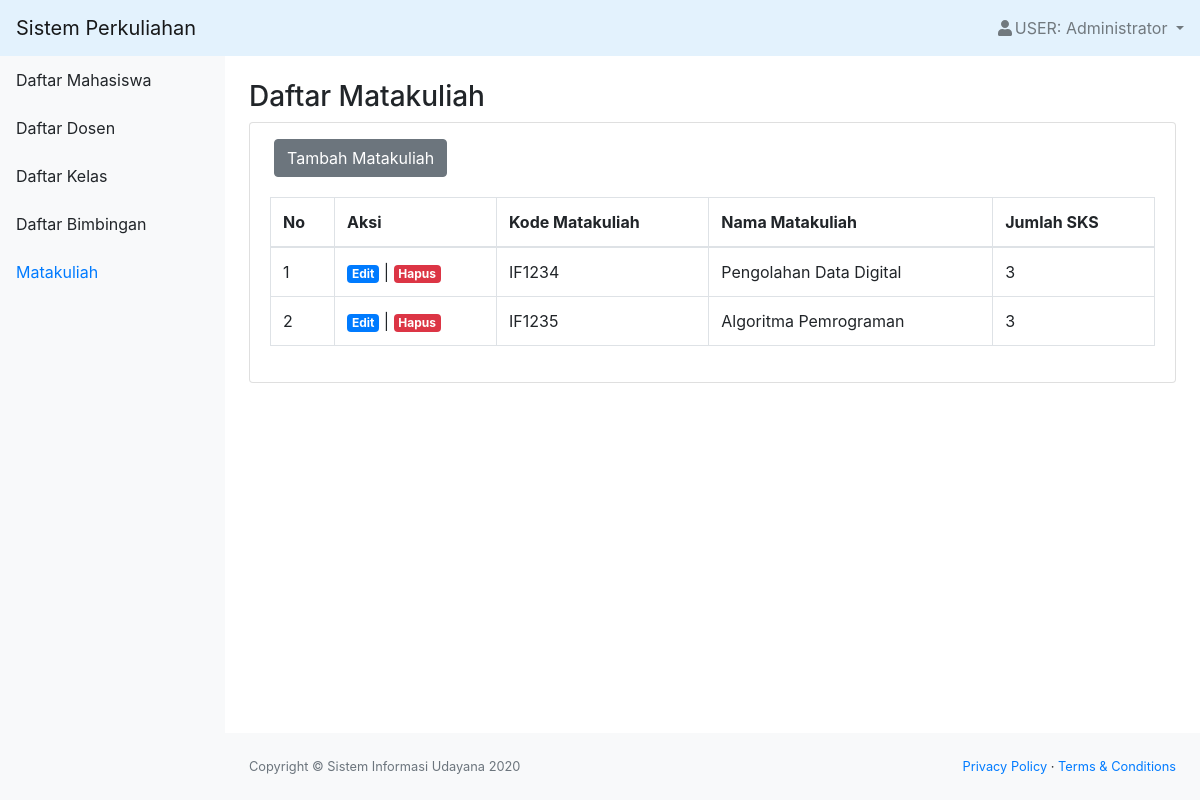
Page /matakuliah.php (signed in) on the committed database.
### tables this page shows
CREATE TABLE `matakuliah` (
  `id_mk` int(11) NOT NULL,
  `kode_mk` char(6) NOT NULL,
  `matakuliah` varchar(100) NOT NULL,
  `sks` int(11) NOT NULL
);

### matakuliah.php (the view, shortened to what this page needs)
<?php
include "function.php";
$queryMatakuliah = mysqli_query($koneksi, "SELECT * FROM matakuliah");
$nama = $_SESSION['nama'];
$role = $_SESSION['role'];
?>
<!DOCTYPE html>
<html lang="en">
    <head>
        <link href="css/styles.css" rel="stylesheet" />
        <link href="https://cdn.datatables.net/1.10.20/css/dataTables.bootstrap4.min.css" rel="stylesheet" />
    </head>
    <body class="sb-nav-fixed">
        <nav class="sb-topnav navbar navbar-light" style="background-color: #e3f2fd;">
            <a class="navbar-brand" href="index.php">Sistem Perkuliahan</a>
            <ul class="navbar-nav ml-auto">
                <li class="nav-item dropdown">
                    <a class="nav-link dropdown-toggle" id="userDropdown" href="#" role="button" data-toggle="dropdown" aria-haspopup="true" aria-expanded="false"><i class="fas fa-user fa-fw"></i>USER: <?= $nama; ?> </a>
                </li>
            </ul>
        </nav>
        <div id="layoutSidenav">
            <div id="layoutSidenav_nav">
                <nav class="sb-sidenav accordion sb-sidenav-light" id="sidenavAccordion">
                    <div class="sb-sidenav-menu">
                        <div class="nav">
                            <a class="nav-link" href="mahasiswa.php">Daftar Mahasiswa</a>
                            <a class="nav-link" href="dosen.php">Daftar Dosen</a>
                            <a class="nav-link" href="kelas.php">Daftar Kelas</a>
                            <a class="nav-link" href="bimbingan.php">Daftar Bimbingan</a>
                            <?php if($role == "0") { ?>
                            <a class="nav-link active" href="matakuliah.php"
                                >
                                Matakuliah</a>
                            <?php } ?>
                        </div>
                    </div>
                </nav>
            </div>
            <div id="layoutSidenav_content">
                <main>
                    <div class="container-fluid">
                        <h3 class="mt-4">Daftar Matakuliah</h3>
                        <div class="card mb-4">
                        <?php if($role == "0") { ?>
                            <div class="tambah mt-3 px-4">
                                <a href="tambah_matkul.php" class="btn btn-secondary">Tambah Matakuliah</a>
                            </div>
                        <?php } ?>
                            <div class="card-body">
                                <div class="table-responsive">
                                <table class="table table-bordered" id="dataTable" width="100%" cellspacing="0">
                                        <thead>
                                            <tr>
                                                <th class="col-sm-auto">No</th>
                                                <?php if($role == "0") { ?>
                                                <th class="col-sm-auto">Aksi</th>
                                                <?php } ?>
                                                <th class="col-sm-auto">Kode Matakuliah</th>
                                                <th class="col-sm-auto">Nama Matakuliah</th>
                                                <th class="col-sm-auto">Jumlah SKS</th>
                                            </tr>
                                        </thead>
                                        <?php $i=1; ?>
                                        <?php while ($data = mysqli_fetch_assoc($queryMatakuliah)) { ?>
                                            <tr>
                                                <td><?= $i; ?></td>
                                                <?php if($role == "0") { ?>
                                                <td><a href="edit_matakuliah.php?id_mk=<?= $data['id_mk']; ?>" class="badge badge-primary ">Edit</a> | <a href="function.php?act=hapusMatakuliah&id_mk=<?= $data['id_mk']; ?>" onclick="return confirm('Yakin ingin menghapus matakuliah?');" class="badge badge-danger ">Hapus</a></td>
                                                <?php } ?>
                                                <td><?= $data['kode_mk']; ?></td>
                                                <td><?= $data['matakuliah']; ?></td>
                                                <td><?= $data['sks']; ?></td>
                                            </tr>
                                        <?php $i++; ?>
                                        <?php } ?>
                                    </table>
                                </div>
                            </div>
                        </div>
                    </div>
                </main>
                <footer class="py-4 bg-light mt-auto">
                    <div class="container-fluid">
                        <div class="d-flex align-items-center justify-content-between small">
                            <div class="text-muted">Copyright &copy; Sistem Informasi Udayana 2020</div>
                            <div>
                                <a href="#">Privacy Policy</a>
                                &middot;
                                <a href="#">Terms &amp; Conditions</a>
                            </div>
                        </div>
                    </div>
                </footer>
            </div>
        </div>
    </body>
</html>

### rows in the picture
matakuliah: kode_mk "IF1234", matakuliah "Pengolahan Data Digital", sks "3"
matakuliah: kode_mk "IF1235", matakuliah "Algoritma Pemrograman", sks "3"

### other values in the picture
$nama "Administrator"
